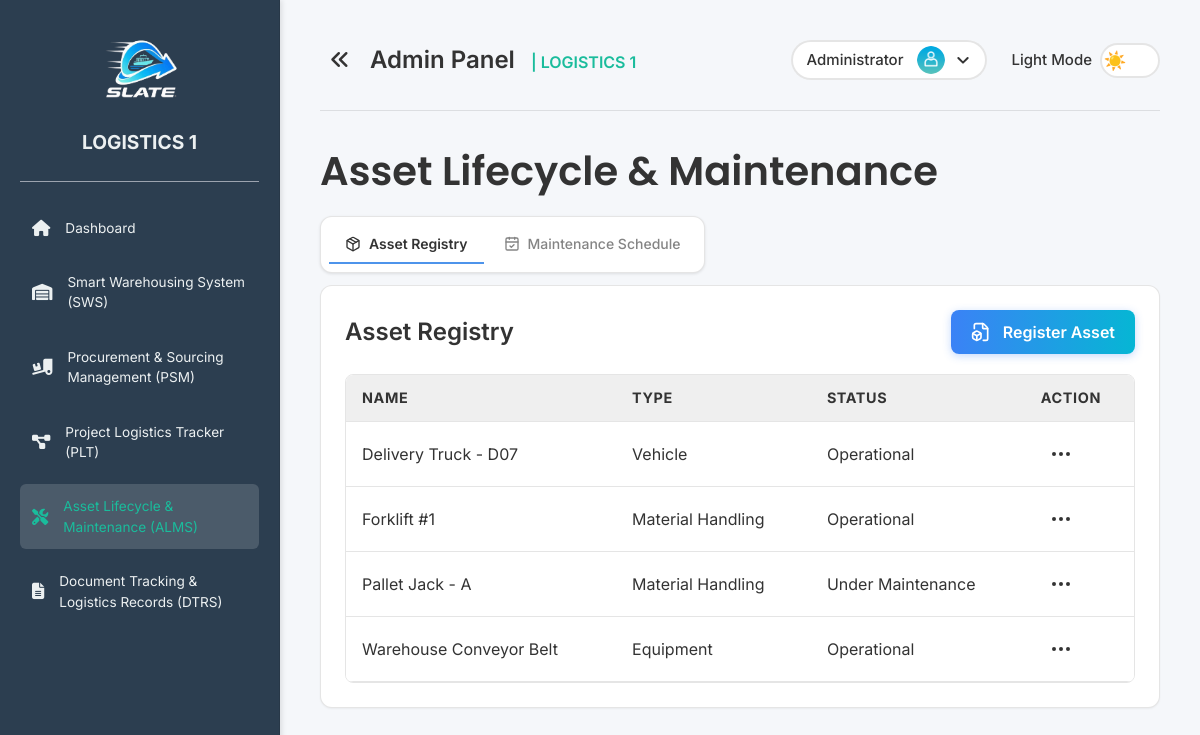
/pages/asset_lifecycle_maintenance.php (signed in), run on the app's committed database.
### tables this page shows
CREATE TABLE `assets` (
  `id` int NOT NULL,
  `asset_name` varchar(255) NOT NULL,
  `asset_type` varchar(100) DEFAULT NULL,
  `purchase_date` date DEFAULT NULL,
  `status` varchar(50) DEFAULT 'Operational',
  `created_at` timestamp NULL DEFAULT CURRENT_TIMESTAMP
);

### includes/functions/asset.php (called while the page is built, shortened)
<?php
function getAllAssets() {
    $conn = getDbConnection();
    $result = $conn->query("SELECT * FROM assets ORDER BY asset_name ASC");
    $assets = $result ? $result->fetch_all(MYSQLI_ASSOC) : [];
    return $assets;
}
?>

### pages/asset_lifecycle_maintenance.php (the view, shortened to what this page needs)
<?php
require_once '../includes/functions/asset.php';
$assets = getAllAssets();
?>
<!DOCTYPE html>
<html lang="en">
<head>
  <link rel="stylesheet" href="../assets/css/styles.css">
  <link rel="stylesheet" href="../assets/css/sidebar.css">
  <link rel="stylesheet" href="https://cdnjs.cloudflare.com/ajax/libs/font-awesome/6.7.2/css/all.min.css">
  <script src="https://cdn.tailwindcss.com"></script>
</head>
<body>
  <div class="sidebar" id="sidebar"> <?php include '../partials/sidebar.php'; ?> </div>
  <div class="main-content-wrapper" id="mainContentWrapper">
    <div class="content" id="mainContent">
      <?php include '../partials/header.php'; ?>
      <h1 class="font-semibold page-title">Asset Lifecycle & Maintenance</h1>
      <div class="tabs-container mb-3">
        <div class="tabs-bar">
          <button class="tab-button active" data-tab="asset-registry">
            <i data-lucide="package" class="w-4 h-4 mr-2"></i>
            Asset Registry
          </button>
          <button class="tab-button" data-tab="maintenance-schedule">
            <i data-lucide="calendar-check" class="w-4 h-4 mr-2"></i>
            Maintenance Schedule
          </button>
        </div>
      </div>
      <div class="tab-content active" id="asset-registry-tab">
        <div class="grid grid-cols-1 lg:grid-cols-1 gap-8">
          <div class="bg-[var(--card-bg)] border border-[var(--card-border)] rounded-xl p-6 shadow-sm">
            <div class="flex justify-between items-center mb-5">
              <h2 class="text-2xl font-semibold text-[var(--text-color)]">Asset Registry</h2>
              <?php if ($_SESSION['role'] === 'admin' || $_SESSION['role'] === 'alms'): ?>
              <button type="button" class="btn-primary" onclick="openCreateAssetModal()">
                <i data-lucide="file-box" class="w-5 h-5 lg:mr-2 sm:mr-0"></i><span class="hidden sm:inline">Register Asset</span>
              </button>
              <?php endif; ?>
            </div>
            <div class="table-container">
              <table class="data-table">
                <thead>
                  <tr>
                    <th>Name</th>
                    <th>Type</th>
                    <th>Status</th>
                    <?php if ($_SESSION['role'] === 'admin' || $_SESSION['role'] === 'alms'): ?><th>Action</th><?php endif; ?>
                  </tr>
                </thead>
                <tbody>
                  <?php foreach($assets as $asset): ?>
                  <tr>
                    <td class="py-3 px-4 border-b border-[var(--card-border)]"><?php echo htmlspecialchars($asset['asset_name']); ?></td>
                    <td class="py-3 px-4 border-b border-[var(--card-border)]"><?php echo htmlspecialchars($asset['asset_type']); ?></td>
                    <td class="py-3 px-4 border-b border-[var(--card-border)]"><?php echo htmlspecialchars($asset['status']); ?></td>
                    <?php if ($_SESSION['role'] === 'admin' || $_SESSION['role'] === 'alms'): ?>
                    <td class="py-3 px-4 border-b border-[var(--card-border)]">
                      <div class="relative">
                        <button type="button" class="action-dropdown-btn p-2 rounded-full transition-colors" onclick="toggleAssetDropdown(<?php echo $asset['id']; ?>)">
                          <i data-lucide="more-horizontal" class="w-6 h-6"></i>
                        </button>
                      </div>
                    </td>
                    <?php endif; ?>
                  </tr>
                  <?php endforeach; ?>
                </tbody>
              </table>
            </div>
          </div>
        </div>
      </div>
    </div>
  </div>
</body>
</html>

### assets/css/styles.css (style rules this page uses)
* { margin: 0; padding: 0; box-sizing: border-box; font-family: 'Inter', sans-serif; }
:root { --bg-color: #f5f7fa; --text-color: #333333; --primary-color: #1abc9c; --accent-color: #00c6ff; --danger-color: #e74c3c; --sidebar-bg: #2c3e50; --sidebar-text: #ecf0f1; --card-bg: #ffffff; --card-border: rgba(0, 0, 0, 0.1); --input-bg: #ffffff; --input-border: #ced4da; --input-text: #495057; --border-color: rgba(0, 0, 0, 0.1); --primary-btn-bg: linear-gradient(to right, #0072ff, #00c6ff); --primary-btn-hover-bg: linear-gradient(to right, #0052cc, #009ee3); --cancel-btn-bg: #e0e0e0; --scrollbar-thumb-hover-color: #556b7a; --subtitle-color: #464646; --description-color: #52555a; --close-btn-hover-bg: #f0f0f0; --placeholder-color: #939ca5; --dropdown-item-hover: rgba(0, 0, 0, 0.05); --pagination-text: #6b7280; --pagination-text-hover: #2563eb; --pagination-bg-hover: #f3f4f6; --pagination-ellipsis: #9ca3af; --pagination-info: #6b7280; --scrollbar-track: #f1f1f1; --scrollbar-thumb: #c1c1c1; --scrollbar-thumb-hover: #a8a8a8; }
* { scrollbar-width: thin; scrollbar-color: var(--scrollbar-thumb) var(--scrollbar-track); }
body { height: 100vh; display: flex; background: var(--bg-color); color: var(--text-color); transition: background-color 0.5s ease, color 0.5s ease; }
.content { flex: 1; padding: 40px; }
.page-title { color: var(--text-color); font-family: 'Poppins', sans-serif; font-weight: 600; font-size: 2.5rem; margin-bottom: 15px; }
.hidden { display: none; }
.btn-primary { background: linear-gradient(to right, #3b82f6, #06b6d4); color: white; padding: 10px 20px; border-radius: 8px; border: none; cursor: pointer; font-weight: 600; transition: all 0.3s ease; box-shadow: 0 2px 8px rgba(59, 130, 246, 0.3); display: inline-flex; align-items: center; gap: 4px; }
.action-dropdown-btn { position: relative; z-index: 1; }
.action-dropdown-btn { transition: background-color 0.2s ease; }
.data-table { width: 100%; border-collapse: collapse; background: var(--card-bg); color: var(--text-color); }
.data-table thead tr { background-color: rgba(0, 0, 0, 0.03); border-bottom: 1px solid var(--card-border); font-size: 0.75rem; text-transform: uppercase; font-weight: 500; letter-spacing: 0.05em; }
.data-table th { padding: 12px 16px; font-size: 0.9rem; text-align: left; color: var(--text-color); }
.data-table td { padding: 12px 16px; border-bottom: 1px solid var(--card-border); color: var(--text-color); }
.data-table tbody tr { transition: background-color 0.2s ease; }
.table-container { overflow-x: auto; overflow-y: visible; border-radius: 8px; border: 1px solid var(--card-border); }
th { background-color: rgba(0, 0, 0, 0.03); color: var(--text-color); }
.tabs-container { display: flex; justify-content: flex-start; align-items: center; margin-bottom: 24px; }
.tabs-bar { display: inline-flex; align-items: center; gap: 4px; background: var(--card-bg); border: 1px solid var(--card-border); border-radius: 12px; box-shadow: 0 1px 3px rgba(0, 0, 0, 0.1); padding: 8px; }
.tab-button { display: flex; align-items: center; padding: 8px 16px; border: none; border-radius: 0; background: transparent; color: var(--text-color); font-size: 0.875rem; font-weight: 500; cursor: pointer; transition: all 0.2s ease; white-space: nowrap; opacity: 0.6; position: relative; border-bottom: 2px solid transparent; }
.tab-button.active { background: transparent; color: var(--text-color); opacity: 1; box-shadow: none; border-bottom: 2px solid #4d94eb; font-weight: 600; }
.tab-content { display: none; }
.tab-content.active { display: block; }

### assets/css/sidebar.css (style rules this page uses)
html.loaded body { visibility: visible !important; opacity: 1 !important; transition: opacity 0.2s ease-in-out; }
.sidebar { width: 280px; min-width: 250px; background: var(--sidebar-bg); color: var(--sidebar-text); padding: 20px; transition: all 0.5s ease; transform: translateX(0); position: fixed; top: 0; left: 0; height: 100vh; overflow-y: auto; overflow-x: hidden; box-shadow: 2px 0 5px rgba(0,0,0,0.1); border-right: 1px solid var(--border-color); z-index: 50; }
html.loaded .sidebar { opacity: 1; visibility: visible; }
.main-content-wrapper { flex: 1; display: flex; flex-direction: column; overflow-y: auto; height: 100vh; margin-left: 280px; transition: margin-left 0.5s ease; }

### data on the page
assets: asset_name "Delivery Truck - D07", asset_type "Vehicle", status "Operational"
assets: asset_name "Forklift #1", asset_type "Material Handling", status "Operational"
assets: asset_name "Pallet Jack - A", asset_type "Material Handling", status "Under Maintenance"
assets: asset_name "Warehouse Conveyor Belt", asset_type "Equipment", status "Operational"
